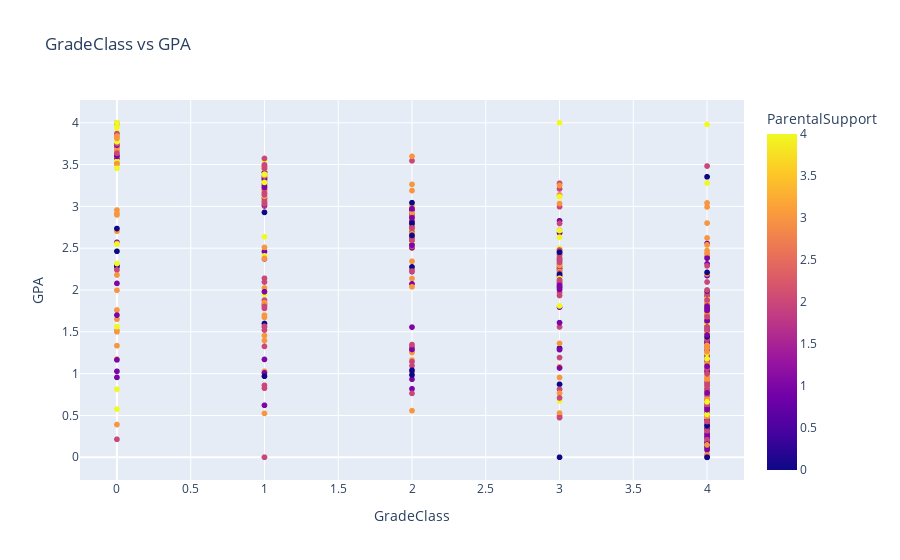

Source (notebook cell):
### Markdown cell above
- Aquí no se observa una clara relación entre el número de ausencias y el GradeClass. Los puntos de cada nivel de GradeClass se distribuyen de forma similar a lo largo del eje de las ausencias. Esto sugiere que las ausencias no parecen influir en el grado escolar de los estudiantes en este conjunto de datos, así como tampoco el apoyo parental.

### Code cell
# Crearemos un scatterplot para ver la relación entre las variables GradeClass y GPA
fig = px.scatter(df, x='GradeClass', y='GPA', 
                 title='GradeClass vs GPA', 
                 labels={'GradeClass': 'GradeClass', 'GPA': 'GPA'},
                 color='ParentalSupport',
                 color_discrete_sequence='palette')
fig.show()

### Figure 1 — Plotly figure (JSON) as saved in the notebook; plotly's stock layout.template omitted (floating-point values rounded to 4 significant figures; data arrays with more than 128 entries replaced by an {"elided": "..."} marker saying what was removed)
{"data": [{"hovertemplate": "GradeClass=%{x}<br>GPA=%{y}<br>ParentalSupport=%{marker.color}<extra></extra>", "legendgroup": "", "marker": {"color": {"elided": "2392 int values"}, "coloraxis": "coloraxis", "symbol": "circle"}, "mode": "markers", "name": "", "showlegend": false, "type": "scattergl", "x": {"elided": "2392 int values"}, "xaxis": "x", "y": {"elided": "2392 float values"}, "yaxis": "y"}], "layout": {"coloraxis": {"colorbar": {"title": {"text": "ParentalSupport"}}, "colorscale": [[0, "#0d0887"], [0.1111, "#46039f"], [0.2222, "#7201a8"], [0.3333, "#9c179e"], [0.4444, "#bd3786"], [0.5556, "#d8576b"], [0.6667, "#ed7953"], [0.7778, "#fb9f3a"], [0.8889, "#fdca26"], [1, "#f0f921"]]}, "legend": {"tracegroupgap": 0}, "title": {"text": "GradeClass vs GPA"}, "xaxis": {"anchor": "y", "domain": [0, 1], "title": {"text": "GradeClass"}}, "yaxis": {"anchor": "x", "domain": [0, 1], "title": {"text": "GPA"}}}}
